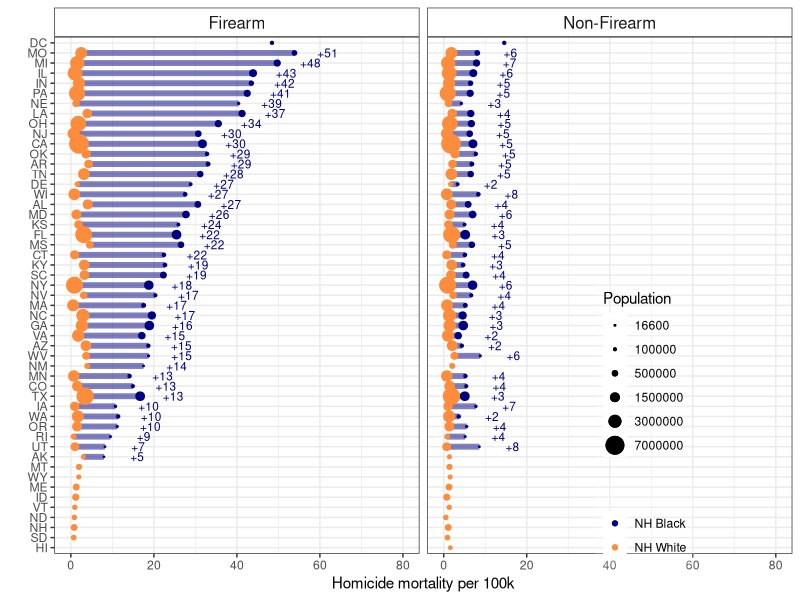
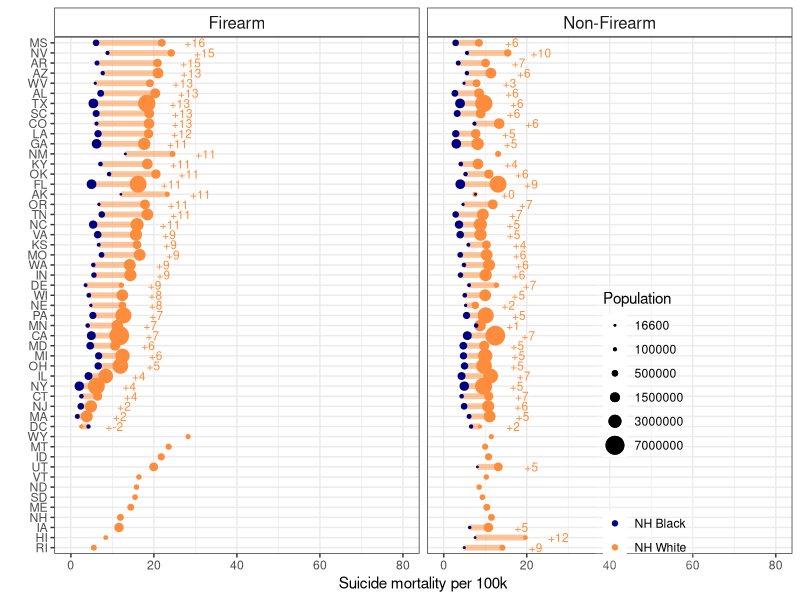
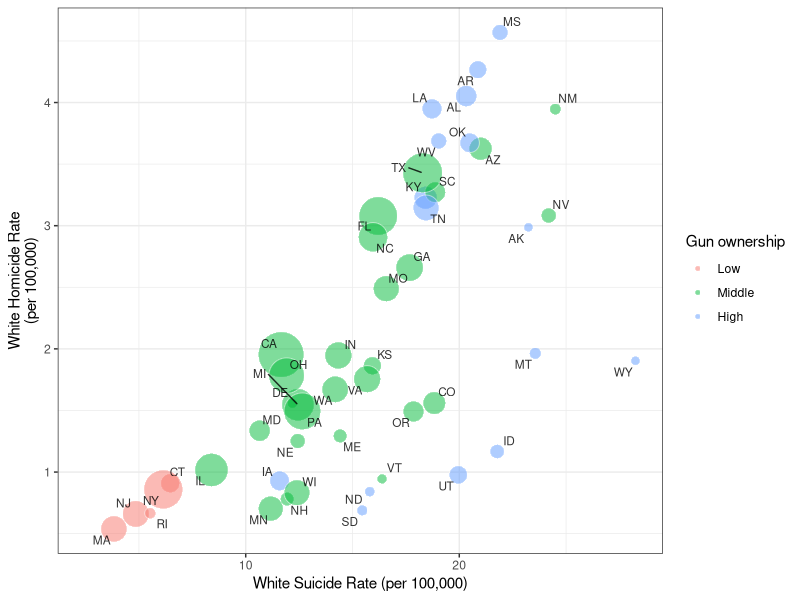
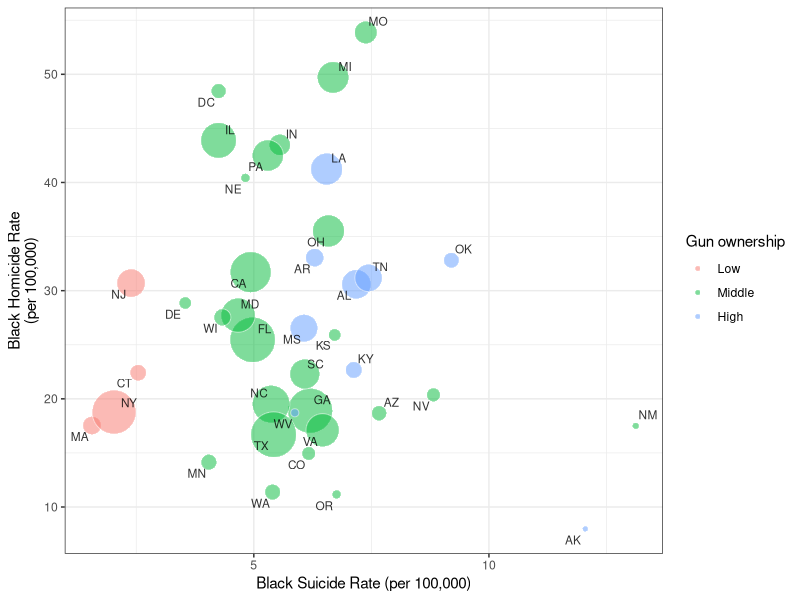
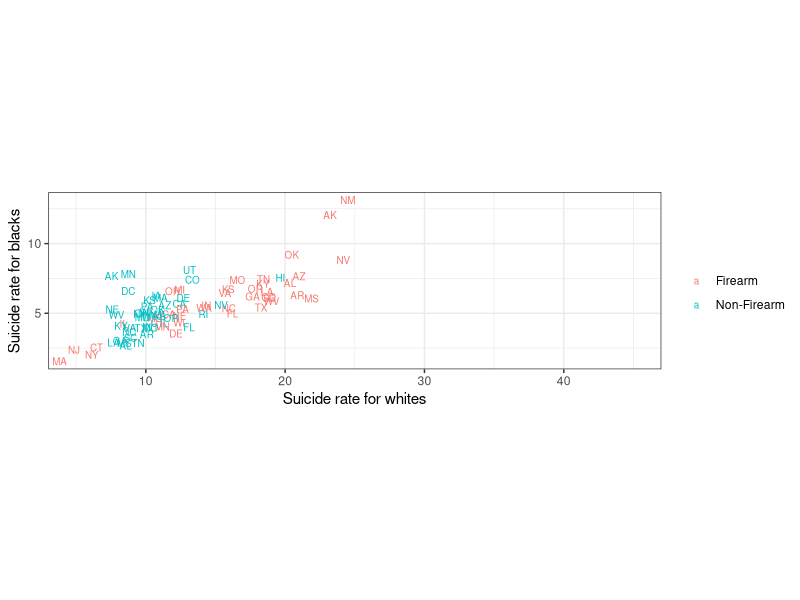
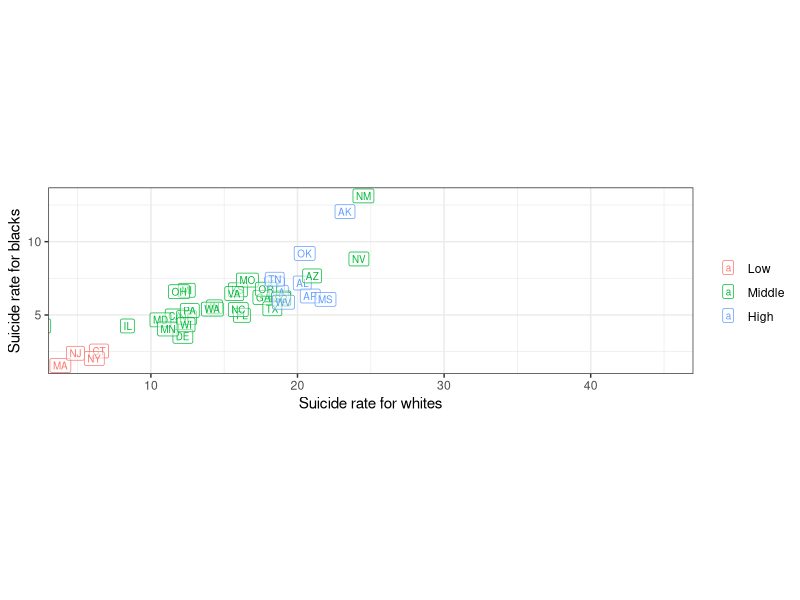
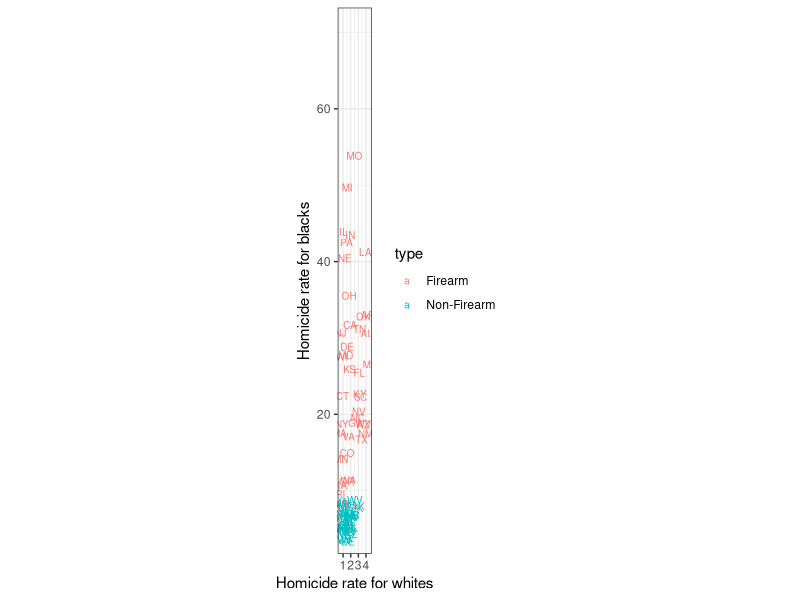
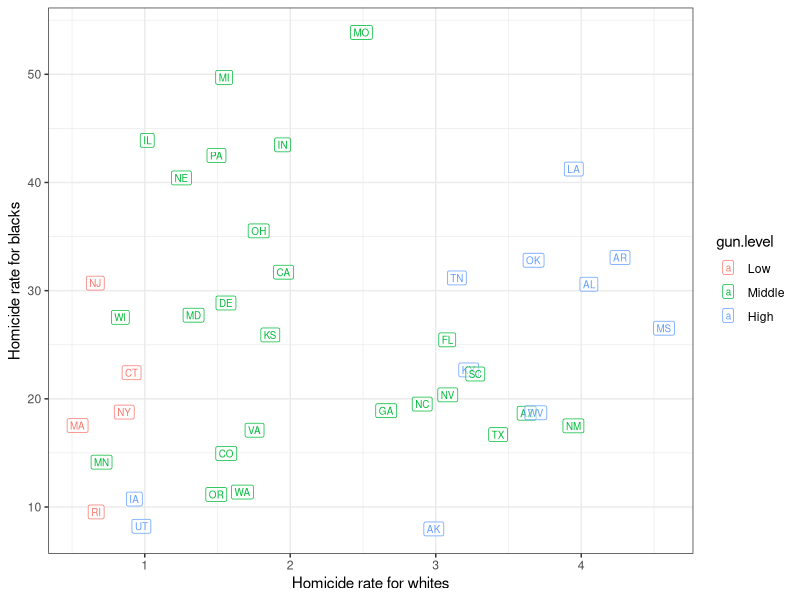

Recreate these plots in R, in order.
## ---- chunk 1
library(tidyverse)
library(ggrepel)
## ---- chunk 2
#homicide
NHWM_homicide_FA <- read.table("./Data/agestd/Homicide_Firearms_White_NH_Males_Age-adjusted_2008-2014.txt", skip = 21, header = T, sep = ",")

NHWM_homicide_NonFA <- read.table("./Data/agestd/Homicide_Non-Firearms_White_NH_Males_Age-adjusted_2008-2014.txt", skip = 21, header = T, sep = ",")

NHBM_homicide_FA <- read.table("./Data/agestd/Homicide_Firearms_Black_NH_Males_Age-adjusted_2008-2014.txt", skip = 21, header = T, sep = ",")

NHBM_homicide_NonFA <- read.table("./Data/agestd/Homicide_Non-Firearms_Black_NH_Males_Age-adjusted_2008-2014.txt", skip = 21, header = T, sep = ",")

#suicide
NHWM_suicide_FA <- read.table("./Data/agestd/Suicide_Firearms_White_NH_Males_Age-adjusted_2008-2014.txt", skip = 21, header = T, sep = ",")

NHWM_suicide_NonFA <- read.table("./Data/agestd/Suicide_Non-Firearms_White_NH_Males_Age-adjusted_2008-2014.txt", skip = 21, header = T, sep = ",")

NHBM_suicide_FA <- read.table("./Data/agestd/Suicide_Firearms_Black_NH_Males_Age-adjusted_2008-2014.txt", skip = 21, header = T, sep = ",")

NHBM_suicide_NonFA <- read.table("./Data/agestd/Suicide_Non-Firearms_Black_NH_Males_Age-adjusted_2008-2014.txt", skip = 21, header = T, sep = ",")
## ---- chunk 3
tidy_fx <- function(data, state, death, population, crude, adjusted, race, intent, mechanism) {
  dat2 <- data[, c(state, death, population, crude, adjusted)]
  names(dat2)[2] <- paste0(death, ".", intent, ".", race)
  names(dat2)[3] <- paste0(population, ".", race)
  names(dat2)[4] <- paste0("crude.", intent, ".", race)
  names(dat2)[5] <- paste0("adjusted.", intent, ".", race)
  dat2$type = mechanism
  
  return(dat2)
}

NHWM_homicide_FA <- tidy_fx(data = NHWM_homicide_FA, "ST", "Deaths", "Population", "U_C_Rate", 
                            "U_A_Rate", "white", "homicide", "Firearm")
NHWM_homicide_NonFA <- tidy_fx(data = NHWM_homicide_NonFA, "ST", "Deaths", "Population", "U_C_Rate", 
                            "U_A_Rate", "white", "homicide", "Non-Firearm")
NHWM_suicide_FA <- tidy_fx(data = NHWM_suicide_FA, "ST", "Deaths", "Population", "U_C_Rate", 
                            "U_A_Rate", "white", "suicide", "Firearm")
NHWM_suicide_NonFA <- tidy_fx(data = NHWM_suicide_NonFA, "ST", "Deaths", "Population", "U_C_Rate", 
                            "U_A_Rate", "white", "suicide", "Non-Firearm")

NHBM_homicide_FA <- tidy_fx(data = NHBM_homicide_FA, "ST", "Deaths", "Population", "U_C_Rate", 
                            "U_A_Rate", "black", "homicide", "Firearm")
NHBM_homicide_NonFA <- tidy_fx(data = NHBM_homicide_NonFA, "ST", "Deaths", "Population", "U_C_Rate", 
                            "U_A_Rate", "black", "homicide", "Non-Firearm")
NHBM_suicide_FA <- tidy_fx(data = NHBM_suicide_FA, "ST", "Deaths", "Population", "U_C_Rate", 
                            "U_A_Rate", "black", "suicide", "Firearm")
NHBM_suicide_NonFA <- tidy_fx(data = NHBM_suicide_NonFA, "ST", "Deaths", "Population", "U_C_Rate", 
                            "U_A_Rate", "black", "suicide", "Non-Firearm")

NHBM_homicide<- rbind(NHBM_homicide_FA, NHBM_homicide_NonFA)
NHBM_suicide <- rbind(NHBM_suicide_FA, NHBM_suicide_NonFA)
NHWM_homicide <- rbind(NHWM_homicide_FA, NHWM_homicide_NonFA)
NHWM_suicide <- rbind(NHWM_suicide_FA, NHWM_suicide_NonFA)
rm(NHBM_homicide_FA, NHBM_homicide_NonFA, NHBM_suicide_FA, NHBM_suicide_NonFA,
   NHWM_homicide_FA, NHWM_homicide_NonFA, NHWM_suicide_FA, NHWM_suicide_NonFA)

## ---- chunk 4
#merge all the data
Males_AllAges_0814 <- merge(NHBM_homicide, NHBM_suicide %>% select(-Population.black), by = c("ST", "type")) %>%
  mutate(crude.RD.hom.su.black = crude.homicide.black - crude.suicide.black,
         adj.RD.hom.su.black = adjusted.homicide.black - adjusted.suicide.black)

Males_AllAges_0814 <- merge(Males_AllAges_0814, NHWM_homicide, by = c("ST", "type")) %>%
  mutate(crude.RD.homicide = crude.homicide.black - crude.homicide.white,
         adj.RD.homicide = adjusted.homicide.black - adjusted.homicide.white)

Males_AllAges_0814 <- merge(Males_AllAges_0814, NHWM_suicide %>% select(-Population.white), by = c("ST", "type")) %>%
  mutate(crude.RD.suicide = crude.suicide.black - crude.suicide.white,
         adj.RD.suicide = adjusted.suicide.black - adjusted.suicide.white)

Males_AllAges_0814 <- Males_AllAges_0814 %>% 
  mutate(crude.RD.hom.su.white = crude.homicide.white - crude.suicide.white, 
         adj.RD.hom.su.white = adjusted.homicide.white - adjusted.suicide.white)

levels.firearm.homicide <- Males_AllAges_0814 %>% filter(type == "Firearm") %>%
  transmute(ST.order.RD.homicide = reorder(ST, adj.RD.homicide))

Males_AllAges_0814 %>% 
  filter(is.na(adjusted.homicide.black) == T & type == "Firearm") %>% 
  select(ST, adjusted.homicide.white)

Males_AllAges_0814$ST.order.RD.homicide <- factor(Males_AllAges_0814$ST, 
                                                  levels = c("HI", "SD", "NH", "ND", "VT", "ID", "ME", "WY", "MT",
                                                             levels(levels.firearm.homicide$ST.order.RD.homicide)[1:42]))

levels.firearm.suicide <- Males_AllAges_0814 %>% filter(type == "Firearm") %>%
  transmute(ST.order.RD.suicide = reorder(ST, -adj.RD.suicide))

Males_AllAges_0814 %>% 
  filter(is.na(adjusted.suicide.black) == T & type == "Firearm") %>% 
  select(ST, adjusted.suicide.white)

Males_AllAges_0814$ST.order.RD.suicide <- factor(Males_AllAges_0814$ST, 
                                                  levels = c("RI", "HI", "IA", "NH", "ME", "SD", "ND", "VT", "UT", "ID", "MT", "WY",
                                                             levels(levels.firearm.suicide$ST.order.RD.suicide)[1:39]))

## ---- chunk 5
num.years = 2014-2008+1

Males_AllAges_0814 <- Males_AllAges_0814 %>% 
  mutate(average.pop.white = Population.white/num.years,
         average.pop.black = Population.black/num.years)

Males_AllAges_0814$gun.level <- "Middle"
Males_AllAges_0814$gun.level[Males_AllAges_0814$ST %in% c("LA", "UT", "OK", "IA", "TN","KY", "AL", 
                                                          "MS", "ID","ND", "WV", "AR", "AK", "SD", "MT", "WY")] <- "High"
Males_AllAges_0814$gun.level[Males_AllAges_0814$ST %in% c("HI", "NJ", "MA", "RI", "CT", "NY")] <- "Low"

Males_AllAges_0814$gun.level <- factor(Males_AllAges_0814$gun.level, levels = c("Low", "Middle", "High"))

## ---- chunk 6
stats <- Males_AllAges_0814 %>% group_by(type) %>% summarise(min = round(min(adj.RD.homicide, na.rm = T)), max = round(max(adj.RD.homicide, na.rm = T)))
stats$min[1]

stats2 <- Males_AllAges_0814 %>% group_by(type) %>% summarise(min = round(min(adjusted.homicide.white, na.rm = T)), max = round(max(adjusted.homicide.white, na.rm = T)))

white.pop.dc <- Males_AllAges_0814 %>% filter(ST == "DC" & type == "Firearm") %>% select(Population.white)

stats3 <- Males_AllAges_0814 %>% group_by(type) %>% summarise(min = round(min(adjusted.homicide.black, na.rm = T)), max = round(max(adjusted.homicide.black, na.rm = T)))
## ---- chunk 7
ggplot(Males_AllAges_0814, aes(y = ST.order.RD.homicide, x = adjusted.homicide.white)) + 
  geom_segment(aes(x = adjusted.homicide.white, xend = adjusted.homicide.black, 
                   y = ST.order.RD.homicide, yend = ST.order.RD.homicide), 
               lwd = 2, col = "navy", alpha = 0.5) +
  geom_point(aes(col = "NH White", size = average.pop.white)) + #alpha = ifelse(death.homicide.black < 20, 0.7, 1)
  geom_point(aes(x = adjusted.homicide.black, col = "NH Black", size = average.pop.black)) + #alpha = ifelse(death.homicide.black < 20, 0.7, 1),
  scale_color_manual(values = c("navy", "#fd8d3c")) +
  scale_alpha_continuous(guide = F) +
  scale_size_area(breaks = c(16600, 100000, 500000, 1500000, 3000000, 7000000)) +
  ylab("") +
  xlab("Homicide mortality per 100k") + 
  theme_bw() + 
  guides(color = guide_legend(title = " "), size = guide_legend(title = "Population")) + 
  theme(legend.position = c(0.8, 0.25), 
        plot.title = element_text(size = 10),
        legend.background = element_rect(fill=alpha('white', 0.2)),
        strip.background = element_rect(fill="white"), 
        strip.text.x = element_text(size = 12),
        strip.text.y = element_text(size = 12)) + 
  scale_x_continuous(limits = c(0, 80), labels = seq(0, 80, 20), breaks = seq(0, 80, 20)) +
  geom_text(data = subset(Males_AllAges_0814, is.na(adj.RD.homicide)==F),
            aes(x = adjusted.homicide.black + 8, label = paste0("+", round(adj.RD.homicide))),
            size = 3, col = "navy") +
  facet_wrap( ~ type)  
## ---- chunk 8
stats4 <- Males_AllAges_0814 %>% group_by(type) %>% summarise(min = round(min(adj.RD.suicide, na.rm = T)),
                                                    max = round(max(adj.RD.suicide, na.rm = T)))

stats5 <- Males_AllAges_0814 %>% group_by(type) %>% summarise(min = round(min(adjusted.suicide.white, na.rm = T)),
                                                    max = round(max(adjusted.suicide.white, na.rm = T)))

stats6 <- Males_AllAges_0814 %>% group_by(type) %>% summarise(min = round(min(adjusted.suicide.black, na.rm = T)),
                                                    max = round(max(adjusted.suicide.black, na.rm = T)))

stats7 <- Males_AllAges_0814 %>% group_by(type) %>% summarise(min = round(min(adjusted.suicide.white, na.rm = T)),
                                                    max = round(max(adjusted.suicide.white, na.rm = T)))
## ---- chunk 9
ggplot(Males_AllAges_0814, aes(y = ST.order.RD.suicide, x = adjusted.suicide.white)) + 
  geom_segment(aes(x = adjusted.suicide.white, xend = adjusted.suicide.black, 
                   y = ST.order.RD.suicide, yend = ST.order.RD.suicide), 
               lwd = 2, col = "#fd8d3c", alpha = 0.5) +
  geom_point(aes(col = "NH White", size = average.pop.white)) + #alpha = ifelse(death.homicide.black < 20, 0.7, 1)
  geom_point(aes(x = adjusted.suicide.black, col = "NH Black", size = average.pop.black)) + #, alpha = ifelse(death.homicide.black < 20, 0.7, 1)
  scale_color_manual(values = c("navy", "#fd8d3c")) +
  scale_alpha_continuous(guide = F) +
  scale_size_area(breaks = c(16600, 100000, 500000, 1500000, 3000000, 7000000)) +
  ylab("") + xlab("Suicide mortality per 100k") + theme_bw() + 
  guides(color = guide_legend(title = " "), size = guide_legend(title = "Population")) + 
  theme(legend.position = c(0.8, 0.25), 
        plot.title = element_text(size = 10),
        legend.background = element_rect(fill=alpha('white', 0.2)),
        strip.background = element_rect(fill="white"), 
        strip.text.x = element_text(size = 12),
        strip.text.y = element_text(size = 12)) + 
  scale_x_continuous(limits = c(0, 80), labels = seq(0, 80, 20), breaks = seq(0, 80, 20)) +
  geom_text(data = subset(Males_AllAges_0814, is.na(adj.RD.suicide)==F), 
            aes(x = adjusted.suicide.white + 8, label = paste0("+", round(-adj.RD.suicide))), size = 3, col = "#fd8d3c") +
  facet_wrap(~type)
## ---- chunk 10
ggplot(subset(Males_AllAges_0814, type == "Firearm"), aes(adjusted.suicide.white, adjusted.homicide.white)) + 
  geom_point(aes(fill = gun.level, size = average.pop.white), col = "white", pch = 21, alpha = 0.5) +
  geom_text_repel(aes(label = ST), alpha = 0.8, size = 3) +
  ylab("White Homicide Rate\n(per 100,000)") +
  xlab("White Suicide Rate (per 100,000)") + 
  theme_bw() +
  scale_size_area(breaks = c(100000, 500000, 1500000, 3000000, 7000000), max_size = 15, guide = F) +
  guides(fill = guide_legend(title = "Gun ownership")) 
## ---- chunk 11
Males_AllAges_0814 %>% 
  group_by(type) %>% 
  summarise(cor.hom.suicide = cor(adjusted.suicide.white, adjusted.homicide.white, use = "complete.obs"))
## ---- chunk 12
ggplot(subset(Males_AllAges_0814, type == "Firearm"), aes(adjusted.suicide.black, adjusted.homicide.black)) + 
  geom_point(aes(fill = gun.level, size = average.pop.black), col = "white", pch = 21, alpha = 0.5) +
  geom_text_repel(aes(label = ST), alpha = 0.8, size = 3, check_overlap = T) +
  ylab("Black Homicide Rate\n(per 100,000)") +
  xlab("Black Suicide Rate (per 100,000)") + 
  theme_bw() +
  scale_size_area(breaks = c(16600, 100000, 500000, 1400000), max_size = 15, guide = F) +
  guides(fill = guide_legend(title = "Gun ownership"))
## ---- chunk 13
Males_AllAges_0814 %>% 
  group_by(type) %>% 
  summarise(cor.hom.suicide = cor(adjusted.suicide.black, adjusted.homicide.black, use = "complete.obs"))
## ---- chunk 14
ggplot(Males_AllAges_0814, aes(adjusted.suicide.white, adjusted.suicide.black)) + 
  geom_text(aes(label = ST, col = type), size = 2.5) +
  guides(color = guide_legend(title = " ")) +
  ylab("Suicide rate for blacks") +
  xlab("Suicide rate for whites") +
  coord_equal(xlim = c(5, 45)) + theme_bw()

Males_AllAges_0814 %>% 
  group_by(type) %>% 
  summarise(cor.suicide = cor(adjusted.suicide.black, adjusted.suicide.white, use = "complete.obs"))

ggplot(subset(Males_AllAges_0814, type == "Firearm"), aes(adjusted.suicide.white, adjusted.suicide.black)) + 
  geom_label(aes(label = ST, col = gun.level), size = 2.5, alpha = 0.5) +
  guides(color = guide_legend(title = " ")) +
  ylab("Suicide rate for blacks") +
  xlab("Suicide rate for whites") +
  coord_equal(xlim = c(5, 45)) + theme_bw()

## ---- chunk 15
ggplot(Males_AllAges_0814, aes(adjusted.homicide.white, adjusted.homicide.black)) + 
  geom_text(aes(label = ST, col = type), size = 2.5) +
  ylab("Homicide rate for blacks") +
  xlab("Homicide rate for whites") +
  coord_equal(ylim = c(5, 70)) + theme_bw()

Males_AllAges_0814 %>% 
  group_by(type) %>% 
  summarise(cor.homicide = cor(adjusted.homicide.black, adjusted.homicide.white, use = "complete.obs"))

ggplot(subset(Males_AllAges_0814, type == "Firearm"), aes(adjusted.homicide.white, adjusted.homicide.black)) + 
  geom_label(aes(label = ST, col = gun.level), size = 2.5, alpha = 0.5) +
  ylab("Homicide rate for blacks") +
  xlab("Homicide rate for whites") +
  theme_bw()
